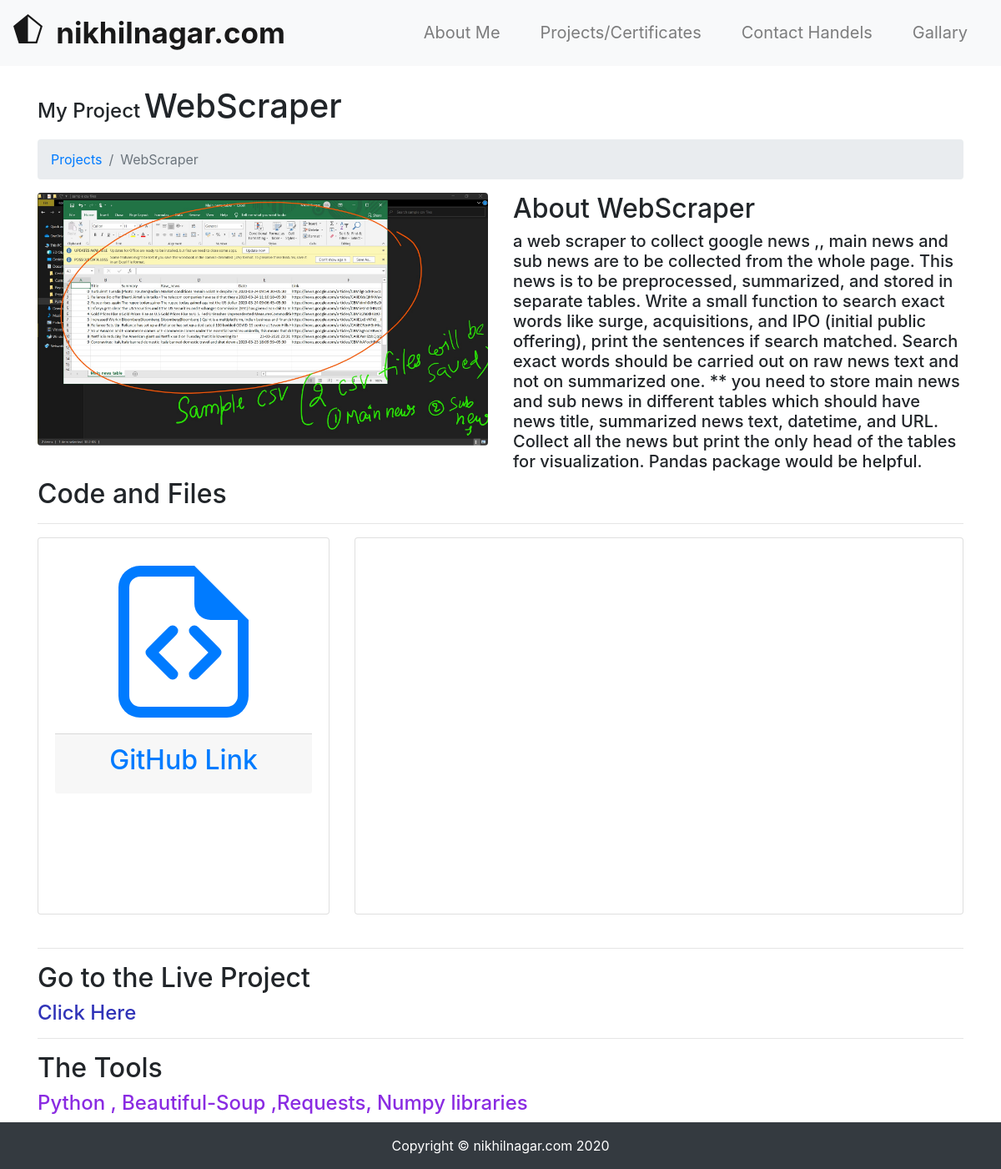
The app's page /portfolio/projects/29/ with its own data.
### portfolio/models.py (models this page shows, shortened)
class Project(models.Model):
    name = models.CharField(max_length=70)
    description = models.CharField(max_length=10000, blank=True)
    githublink = models.URLField(max_length=1000, blank=True)
    videolink = models.URLField(max_length=1000, blank=True)
    image = models.ImageField(
        upload_to='projectimages', blank=True, default="projectimages/defaultproject.jpg")
    technologystack = models.CharField(max_length=5000, blank=True)
    projectlink = models.URLField(max_length=1000, blank=True)

### portfolio/views.py (the view)
# urls.py: path('projects/<pk>/', views.ProjectDetailView.as_view(), name='projectdetail'),
class ProjectDetailView(DetailView):
	model = models.Project

### portfolio/templates/portfolio/project_detail.html (shortened to what this page needs)
{% extends "portfolio/base.html" %}
{% load static %}
{% block content %}
<div class="container">
      <div class="h4 " style="display: inline-block;">My Project </div>
 <h1 class="mt-4 mb-3" style="display: inline-block;" >{{ object.name }}
    </h1>
    <ol class="breadcrumb">
      <li class="breadcrumb-item">
        <a href="{% url 'portfolio:projects' %}">Projects</a>
      </li>
      <li class="breadcrumb-item active">{{object.name}}</li>
    </ol>
    <div class="row">
      <div class="col-lg-6">
        <img class="img-fluid rounded mb-4" src="{{object.image.url}}" alt="">
      </div>
      <div class="col-lg-6">
        <h2>About {{object.name}}</h2>
        <h5>{{ object.description }}</h5>
      </div>
    </div>
    <h2>Code and Files</h2>
    <hr>
    <div class="row">
      <div class="col-lg-4 mb-4">
        <div class="card h-100 text-center">
         <a href="{{object.githublink}}">
          <div class="card-body">
<div class="card-footer" >
	<h2>GitHub Link</h2>
</div>
</a>
          </div>
        </div>
      </div>
      <div class="col-lg-8 mb-4">
        <div class="card h-100 text-center">
          <iframe width="750" height="450" src="{{ object.videolink }}" frameborder="0" allow="accelerometer; autoplay; gyroscope; picture-in-picture" allowfullscreen></iframe>
        </div>
      </div>
    </div>
<hr>
    <h2>Go to the Live Project </h2>
    <a style="color:rgb(48, 51, 184);" class="h4" href="{{ object.projectlink }}">Click Here</a>
    <hr>
    <h2>The Tools </h2>
    <h4 style="color: blueviolet;">{{object.technologystack}}</h4>
  </div>
{% endblock content  %}

### records on screen
Project: name "WebScraper", image (picture), description "a web scraper to collect google news ,, main news and sub news are to be collected from the whole page. This news is to be preprocessed, summarized, and stored in separate tables. Write a small function to search exact words like surge, acquisitions, and IPO (initial public offering), print the sentences if search matched. Search exact words should be carried out on raw news text and not on summarized one. ** you need to store main news and sub news in different tables which should have news title, summarized news text, datetime, and URL. Collect all the news but print the only head of the tables for visualization. Pandas package would be helpful.", technologystack "Python , Beautiful-Soup ,Requests, Numpy libraries"
